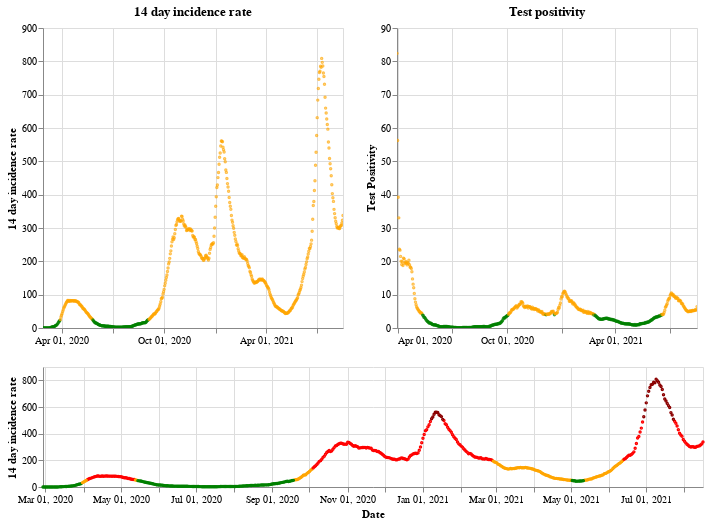

Notebook code for this chart:
### Markdown cell above
## Scotland

### Code cell
plot_traffic_light('Scotland')

### Figure 1 — Vega-Lite specification as saved in the notebook (floating-point values rounded to 4 significant figures; data arrays with more than 128 entries replaced by an {"elided": "..."} marker saying what was removed)
{"config": {"view": {"continuousWidth": 400, "continuousHeight": 300}}, "vconcat": [{"hconcat": [{"mark": {"type": "point", "size": 2}, "encoding": {"color": {"condition": {"value": "green", "test": "(datum.twoWeeklyCasesRate <= 25)"}, "value": "orange"}, "tooltip": [{"type": "nominal", "field": "areaName"}, {"type": "temporal", "field": "date"}, {"type": "quantitative", "field": "twoWeeklyCasesRate"}, {"type": "quantitative", "field": "testPositivity"}], "x": {"type": "temporal", "axis": {"title": ""}, "field": "date", "scale": {"domain": {"selection": "DateBrush"}}, "timeUnit": "yearmonthdate"}, "y": {"type": "quantitative", "axis": {"title": "14 day incidence rate"}, "field": "twoWeeklyCasesRate"}}, "title": "14 day incidence rate", "width": 300}, {"mark": {"type": "point", "size": 2}, "encoding": {"color": {"condition": {"value": "green", "test": "(datum.testPositivity <= 4)"}, "value": "orange"}, "tooltip": [{"type": "nominal", "field": "areaName"}, {"type": "temporal", "field": "date"}, {"type": "quantitative", "field": "twoWeeklyCasesRate"}, {"type": "quantitative", "field": "testPositivity"}], "x": {"type": "temporal", "axis": {"title": ""}, "field": "date", "scale": {"domain": {"selection": "DateBrush"}}, "timeUnit": "yearmonthdate"}, "y": {"type": "quantitative", "axis": {"title": "Test Positivity"}, "field": "testPositivity"}}, "title": "Test positivity", "width": 300}]}, {"layer": [{"mark": {"type": "point", "size": 2}, "encoding": {"color": {"condition": {"value": "orange", "test": "(((datum.testPositivity < 4) && (datum.twoWeeklyCasesRate >= 50)) && (datum.twoWeeklyCasesRate < 200))"}, "value": "red"}, "opacity": {"condition": {"value": 1, "test": "((datum.twoWeeklyCasesRate >= 50) && (datum.twoWeeklyCasesRate < 500))"}, "value": 0}, "tooltip": [{"type": "nominal", "field": "areaName"}, {"type": "temporal", "field": "date"}, {"type": "quantitative", "field": "twoWeeklyCasesRate"}, {"type": "quantitative", "field": "testPositivity"}], "x": {"type": "temporal", "axis": {"title": "Date"}, "field": "date", "timeUnit": "yearmonthdate"}, "y": {"type": "quantitative", "axis": {"title": "14 day incidence rate"}, "field": "twoWeeklyCasesRate"}}, "selection": {"DateBrush": {"type": "interval", "encodings": ["x"], "fields": ["Time"]}}}, {"mark": {"type": "point", "size": 2}, "encoding": {"color": {"value": "darkred"}, "opacity": {"condition": {"value": 1, "test": "(datum.twoWeeklyCasesRate >= 500)"}, "value": 0}, "tooltip": [{"type": "nominal", "field": "areaName"}, {"type": "temporal", "field": "date"}, {"type": "quantitative", "field": "twoWeeklyCasesRate"}, {"type": "quantitative", "field": "testPositivity"}], "x": {"type": "temporal", "axis": {"title": "Date"}, "field": "date", "timeUnit": "yearmonthdate"}, "y": {"type": "quantitative", "axis": {"title": "14 day incidence rate"}, "field": "twoWeeklyCasesRate"}}}, {"mark": {"type": "point", "size": 2}, "encoding": {"color": {"condition": {"value": "green", "test": "((datum.testPositivity < 4) && (datum.twoWeeklyCasesRate < 50))"}, "value": "orange"}, "opacity": {"condition": {"value": 1, "test": "(datum.twoWeeklyCasesRate < 50)"}, "value": 0}, "tooltip": [{"type": "nominal", "field": "areaName"}, {"type": "temporal", "field": "date"}, {"type": "quantitative", "field": "twoWeeklyCasesRate"}, {"type": "quantitative", "field": "testPositivity"}], "x": {"type": "temporal", "axis": {"title": "Date"}, "field": "date", "timeUnit": "yearmonthdate"}, "y": {"type": "quantitative", "axis": {"title": "14 day incidence rate"}, "field": "twoWeeklyCasesRate"}}}], "height": 120, "width": 660}], "data": {"name": "data-2e3a41954abb8882aa7d21402e661df7"}, "$schema": "https://vega.github.io/schema/vega-lite/v4.8.1.json", "datasets": {"data-2e3a41954abb8882aa7d21402e661df7": {"elided": "536 records"}}}
